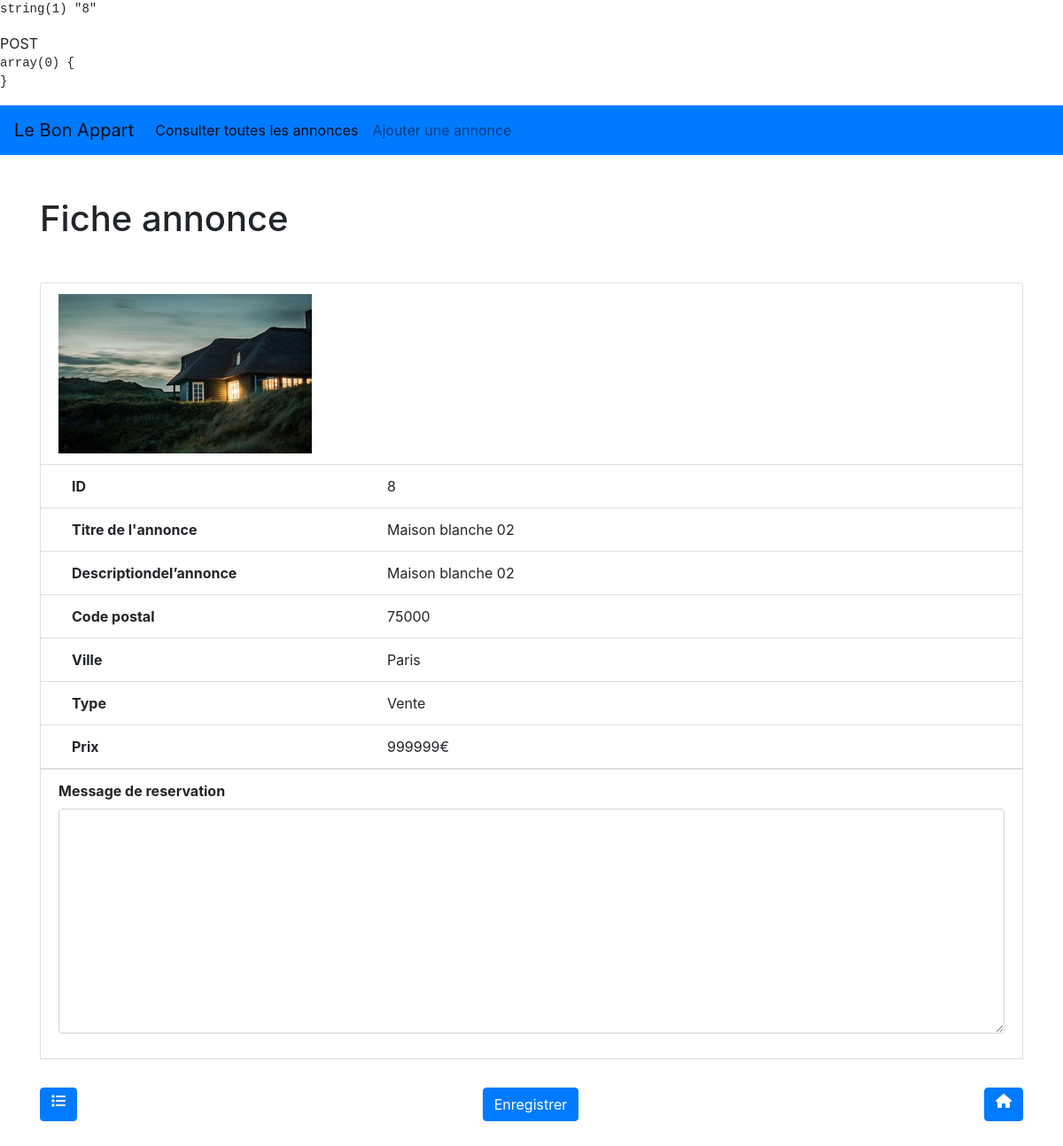
The app's page /details_advert.php?id=8 with its own data.
### tables this page shows
CREATE TABLE `advert` (
  `id` int(11) NOT NULL,
  `title` varchar(50) NOT NULL,
  `description` text NOT NULL,
  `postal_code` int(11) NOT NULL,
  `city` varchar(50) NOT NULL,
  `type` varchar(50) NOT NULL,
  `price` int(11) NOT NULL,
  `reservation_message` varchar(50) DEFAULT NULL,
  `reserved` tinyint(1) NOT NULL
);

### vues/advert/fiche.html.php (the view, shortened to what this page needs)
<ul class="list-group mb-3">
    <li class="list-group-item">
        <div class="d-flex mx-auto">
            <img src="/assets/img/home.jpg" alt="">
        </div>
    </li>
    <li class="list-group-item">
        <div class="d-flex">
            <div class="col-4"><strong>ID</strong></div>
            <div class="col-6"><?= $advert["id"] ?></div>
        </div>
    </li>
    <li class="list-group-item">
        <div class="d-flex">
            <div class="col-4"><strong>Titre de l'annonce</strong></div>
            <div class="col-6"><?= $advert["title"] ?></div>
        </div>
    </li>
    <li class="list-group-item">
        <div class="d-flex">
            <div class="col-4"><strong>Descriptiondel’annonce</strong></div>
            <div class="col-6"><?= $advert["description"] ?></div>
        </div>
    </li>
    <li class="list-group-item">
        <div class="d-flex">
            <div class="col-4"><strong>Code postal </strong></div>
            <div class="col-6"><?= $advert["postal_code"] ?></div>
        </div>
    </li>
    <li class="list-group-item">
        <div class="d-flex">
            <div class="col-4"><strong>Ville</strong></div>
            <div class="col-6"><?= $advert["city"] ?></div>
        </div>
    </li>
    <li class="list-group-item">
        <div class="d-flex">
            <div class="col-4"><strong>Type</strong></div>
            <div class="col-6"><?= $advert["type"] ?></div>
        </div>
    </li>
    <li class="list-group-item">
        <div class="d-flex">
            <div class="col-4"><strong>Prix</strong></div>
            <div class="col-6"><?= $advert["price"] . "€" ?></div>
        </div>
    </li>
    <?php if (!$advert["reserved"]) : ?>
        <form method="post" id="reservation-form">
            <li class="list-group-item">
                <div class="form-group">
                    <label for="reservation_message"><strong>Message de reservation</strong></label>
                    <textarea name="reservation_message" id="reservation_message" cols="30" rows="10" class="form-control"></textarea>
                </div>
            </li>
        </form>
    <?php endif; ?>
</ul>
<div class=" d-flex justify-content-between mb-5">
    <a href="list_advert.php" class="btn btn-primary">
        <i class="fa-solid fa-list"></i>
    </a>
    <?php if (!$advert["reserved"]) : ?>
        <button type="submit" class="btn btn-primary" form="reservation-form">
            Enregistrer
        </button>
    <?php endif; ?>
    <a href="/" class="btn btn-primary">
        <i class="fa fa-home"></i>
    </a>
</div>

### records on screen
advert: id "8", title "Maison blanche 02", description "Maison blanche 02", postal_code "75000", city "Paris", type "Vente", price "999999"

### other values on screen
$h1 "Fiche annonce"
